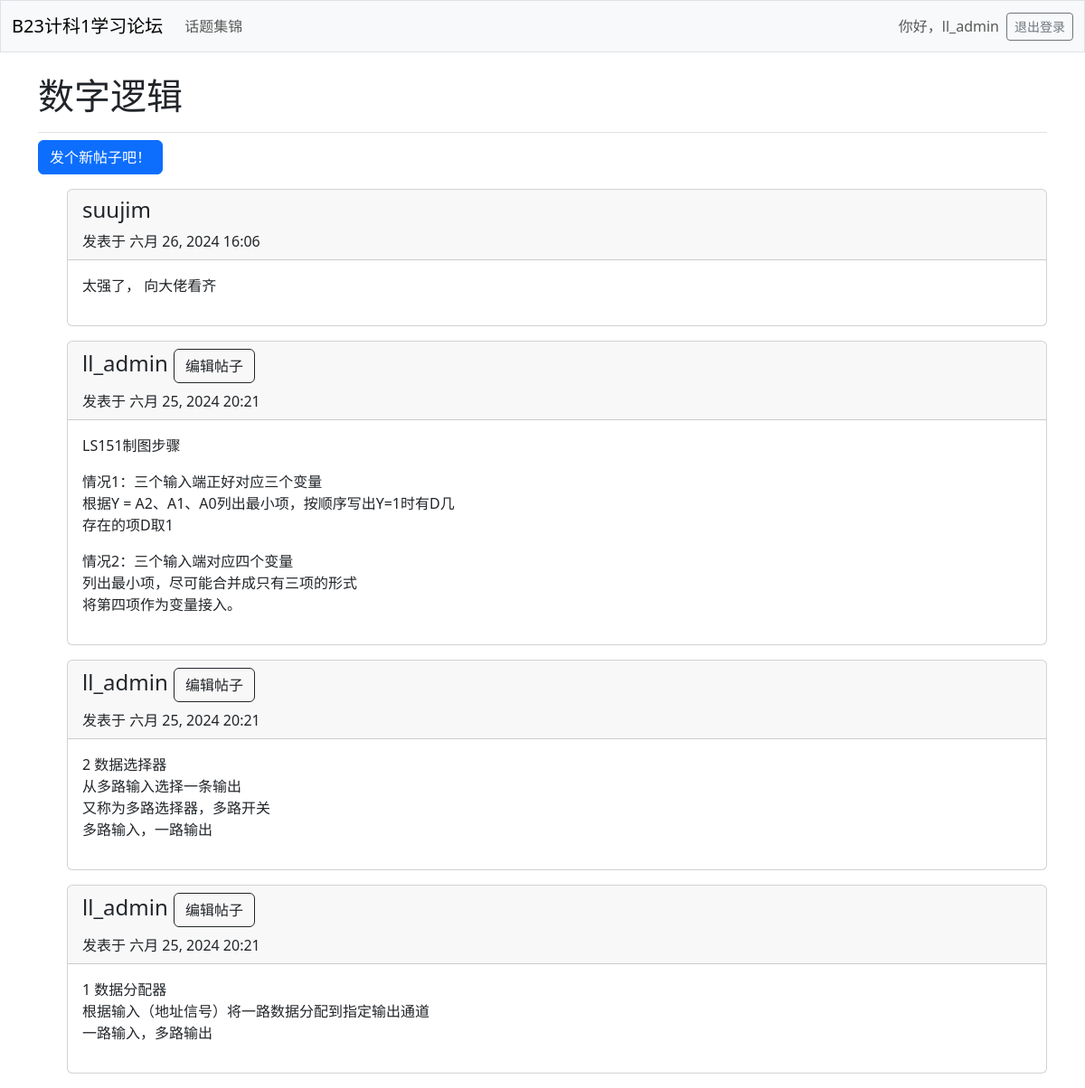
/topic/5/ (signed in), run on an earlier commit of the app's database.
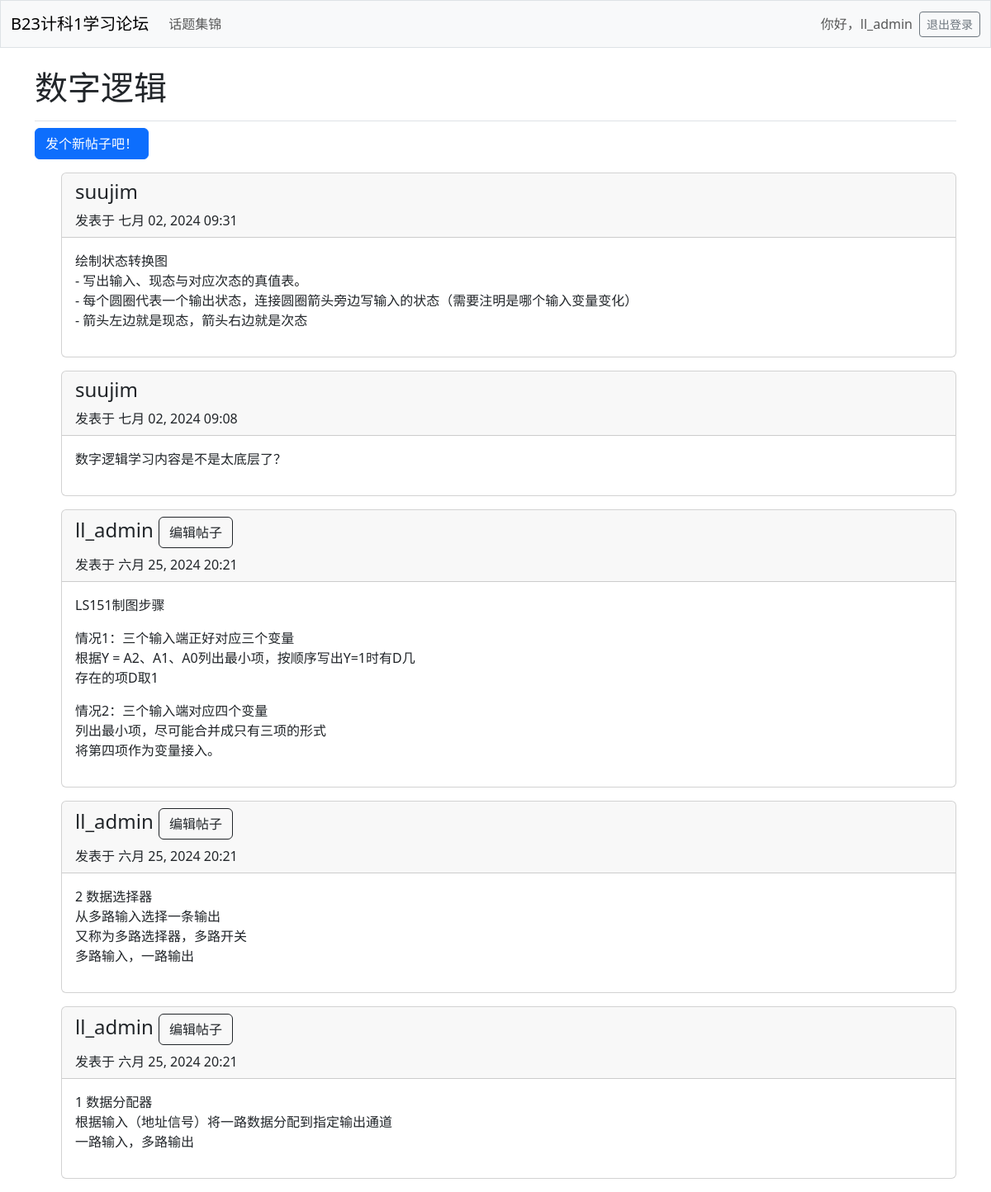
And on a later commit of the database.
### learning_logs/models.py (models this page shows, shortened)
class Topic(models.Model): # Model是Django基本类
    text = models.CharField(max_length=200)
    date_added = models.DateTimeField(auto_now_add=True)
    owner = models.ForeignKey(User, on_delete=models.CASCADE)

class Entry(models.Model):
    topic = models.ForeignKey(Topic, on_delete=models.CASCADE)
    text = models.TextField()
    date_added = models.DateTimeField(auto_now_add=True)
    owner = models.ForeignKey(User, on_delete=models.CASCADE)
    class Meta: # 用于管理额外信息
        verbose_name_plural = 'entries' # 表示多个条目，默认会是Entry，不符合英语语法

### learning_logs/views.py (the view)
# urls.py: path('topic/<int:topic_id>/', views.topic, name='topic'),
@login_required
def topic(request, topic_id):
    topic = Topic.objects.get(id=topic_id) # 获取指定id的topic
    entries = topic.entry_set.order_by('-date_added') # 先展示新entry
    context = {'topic': topic, 'entries': entries}
    return render(request, 'learning_logs/topic.html', context)

### learning_logs/templates/learning_logs/topic.html
{% extends 'learning_logs/base.html' %}
{% block page_header %}
  <h1>{{ topic.text }}</h1>
{% endblock page_header %}
{% block content %}
  <p>
    <a class="btn btn-primary" href="{% url 'learning_logs:new_entry' topic.id %}">
      发个新帖子吧！
    </a>
  </p>
  <ul>
    {% for entry in entries %}
      <div class="card mb-3">
        <div class="card-header">
          <h4>
            {{ entry.owner }}
            {% if user == entry.owner %}
            <small>
              <a class="btn btn-outline-dark" href="{% url 'learning_logs:edit_entry' entry.id %}">
                编辑帖子
              </a>
            </small>
          {% endif %}
          </h4>
          发表于 {{ entry.date_added|date:'M d, Y H:i' }}
        </div>
        <div class="card-body">
          {{ entry.text|linebreaks }}
        </div>
      </div>
    {% empty %}
      <p>还没有人聊这个话题喔</p>
    {% endfor %}
{% endblock content %}

### learning_logs/templates/learning_logs/base.html (shortened to what this page needs)
<!doctype html>
<html lang="zh-hans">
  <head>
    {% load django_bootstrap5 %}
    {% bootstrap_css %}
  </head>
  <body>
    <nav class="navbar navbar-expand-md navbar-light bg-light mb-4 border">
      <div class="container-fluid">
        <a class="navbar-brand" href="{% url 'learning_logs:index' %}">
          B23计科1学习论坛
        </a>
        <div class="collapse navbar-collapse" id="navbarCollapse">
          <ul class="navbar-nav me-auto mb-2 mb-md-0">
             <li class="nav-item">
                <a class="nav-link" href="{% url 'learning_logs:topics' %}">
                  话题集锦
                </a>
              </li>
          </ul>
          <ul class="navbar-nav ms-auto mb-2 mb-md-0">
            {% if user.is_authenticated %}
              <li class="nav-item">
                <span class="navbar-text me-2">
                  你好，{{ user.username }}
                </span>
              </li>
            {% endif %}
          </ul>
          {% if user.is_authenticated %}
            <form action="{% url 'accounts:logout' %}" method="post">
              <button name="submit" class="btn btn-outline-secondary btn-sm">
                退出登录
              </button>
            </form>
          {% endif %}
        </div>
      </div>
    </nav>
    <main class="container">
      <div class="pb-2 mb-2 border-bottom">
        {% block page_header %}{% endblock page_header %}
      </div>
      <div>
        {% block content %}{% endblock content %}
      </div>
    </main>
  </body>
</html>

What changed in the data, as far as the page shows it:
removed Entry: owner "suujim", date_added "六月 26, 2024 16:06", text "太强了， 向大佬看齐"
added Entry: owner "suujim", date_added "七月 02, 2024 09:31", text "绘制状态转换图 - 写出输入、现态与对应次态的真值表。 - 每个圆圈代表一个输出状态，连接圆圈箭头旁边写输入的状态（需要注明是哪个输入变量变化） - 箭头左边就是现态，箭头右边就是次态"
added Entry: owner "suujim", date_added "七月 02, 2024 09:08", text "数字逻辑学习内容是不是太底层了？"
